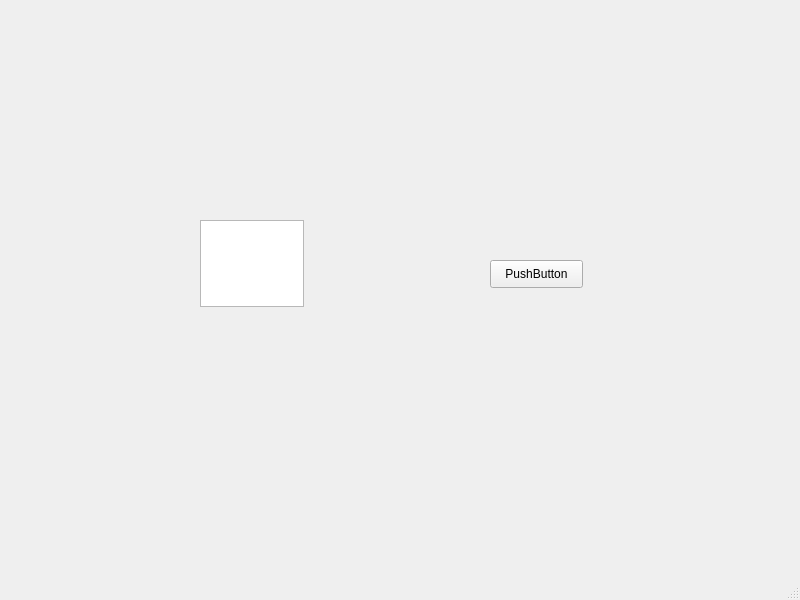
<?xml version="1.0" encoding="UTF-8"?>
<ui version="4.0">
 <class>MainWindow</class>
 <widget class="QMainWindow" name="MainWindow">
  <property name="geometry">
   <rect>
    <x>0</x>
    <y>0</y>
    <width>800</width>
    <height>600</height>
   </rect>
  </property>
  <property name="windowTitle">
   <string>MainWindow</string>
  </property>
  <widget class="QWidget" name="centralwidget">
   <widget class="QTextEdit" name="textEdit">
    <property name="geometry">
     <rect>
      <x>200</x>
      <y>220</y>
      <width>104</width>
      <height>87</height>
     </rect>
    </property>
   </widget>
   <widget class="QPushButton" name="pushButton">
    <property name="geometry">
     <rect>
      <x>490</x>
      <y>260</y>
      <width>93</width>
      <height>28</height>
     </rect>
    </property>
    <property name="text">
     <string>PushButton</string>
    </property>
   </widget>
  </widget>
  <widget class="QMenuBar" name="menubar">
   <property name="geometry">
    <rect>
     <x>0</x>
     <y>0</y>
     <width>800</width>
     <height>26</height>
    </rect>
   </property>
  </widget>
  <widget class="QStatusBar" name="statusbar"/>
 </widget>
 <resources/>
 <connections/>
</ui>
